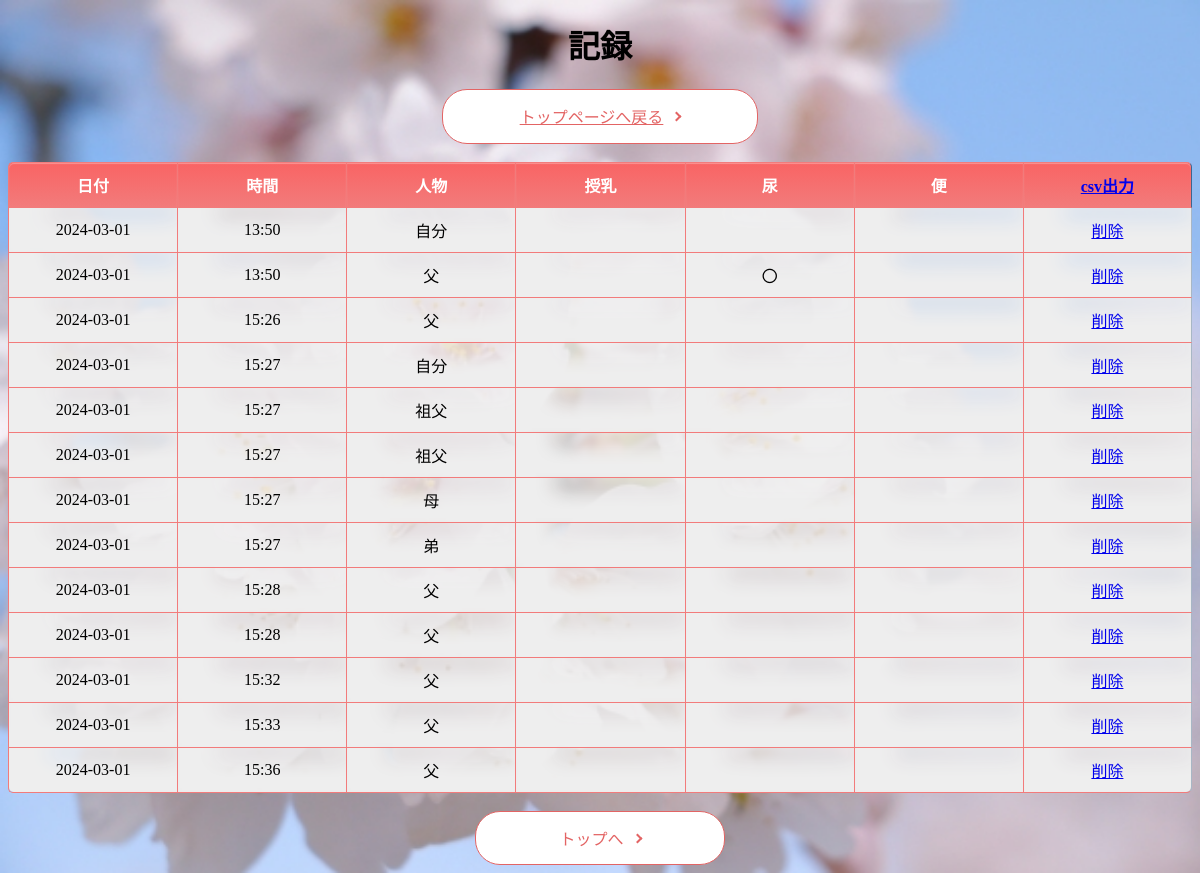
Page /list on the committed database.
### tables this page shows
CREATE TABLE POST (        ID INTEGER PRIMARY KEY AUTOINCREMENT,         USER TEXT,         URINE TEXT,         breastfeeding TEXT,         FLIGHT TEXT,         now TEXT,         DATE TEXT DEFAULT (DATE('now')));

### app.py (the view)
@app.route('/list')
def read_articles():
    db = database.get_db()
    articles = db.execute("SELECT * FROM POST")
    return render_template('list.html', articles=articles)

### database.py (called while the page is built)
def get_db():
    if 'db' not in g:
        g.db = sqlite3.connect('memo.db')
        g.db.row_factory = sqlite3.Row
    return g.db

### templates/list.html (shortened to what this page needs)
{% extends 'base.html' %}
{% block content %}
    <h1 style="text-align: center;">記録</h1>
    <div style="text-align: center;">
        <a href="/" class="button-29">トップページへ戻る</a>
    </div>
    <br>
    <table>
        <thead>
            <tr>
                <th>日付</th>
                <th>時間</th>
                <th>人物</th>
                <th>授乳</th>
                <th>尿</th>
                <th>便</th>
                <th><a href="/result">csv出力</a></th>
            </tr>
        </thead>
        <tbody>
            {% for article in articles %}
                <tr>
                    <td>{{ article['DATE'] }}</td>
                    <td>{{ article['now'] }}</td>
                    <td>{{ article['USER'] }}</td>
                    <td>{{ article['breastfeeding'] }}</td>
                    <td>{{ article['URINE'] }}</td>
                    <td>{{ article['FLIGHT'] }}</td>
                    <td>
                        <a href="{{ url_for('delete_article', id=article['ID']) }}">削除</a>
                    </td>
                </tr>
            {% endfor %}
        </tbody>
    </table>
    <br>
    <div >
        <button type="button" class="button-29" id="btn">トップへ</button>
      </div>
{% endblock %}

### static/style.css (style rules this page uses)
table { width: 100%; border-collapse:separate; border-spacing: 0; }
table th:first-child { border-radius: 5px 0 0 0; }
table th:last-child { border-radius: 0 5px 0 0; border-right: 1px solid #3c6690; }
table th { text-align: center; color:white; background: linear-gradient(#f96464,#f27b7b); border-left: 1px solid #f27b7b; border-top: 1px solid #f27b7b; border-bottom: 1px solid #f27b7b; box-shadow: 0px 1px 1px rgba(255,255,255,0.3) inset; width: 8%; padding: 10px 0; }
table td { text-align: center; border-left: 1px solid #f27b7b; border-bottom: 1px solid #f27b7b; border-top:none; box-shadow: 20px -17px 20px 20px #eee inset; width: 8%; padding: 10px 0; }
table td:last-child { border-right: 1px solid #a8b7c5; }
table tr:last-child td:first-child { border-radius: 0 0 0 5px; }
table tr:last-child td:last-child { border-radius: 0 0 5px 0; }
.button-29 { display: flex; justify-content: center; align-items: center; position: relative; width: 250px; margin:0 auto; padding: .9em 2em; overflow: hidden; border: 1px solid #e36464; border-radius: 25px; background-color: #fff; color: #e36464; font-size: 1em; }
.button-29::before { position: absolute; top: 0; left: 0; z-index: -1; width: 0; height: 100%; background-color: #e36464; content: ''; transition: width .3s ease; }
.button-29::after { transform: rotate(45deg); width: 5px; height: 5px; margin-left: 10px; border-top: 2px solid #e36464; border-right: 2px solid #e36464; content: ''; }

### rows in the picture
POST: DATE "2024-03-01", now "13:50", USER "自分"
POST: DATE "2024-03-01", now "13:50", USER "父", URINE "〇"
POST: DATE "2024-03-01", now "15:26", USER "父"
POST: DATE "2024-03-01", now "15:27", USER "自分"
POST: DATE "2024-03-01", now "15:27", USER "祖父"
POST: DATE "2024-03-01", now "15:27", USER "祖父"
POST: DATE "2024-03-01", now "15:27", USER "母"
POST: DATE "2024-03-01", now "15:27", USER "弟"
POST: DATE "2024-03-01", now "15:28", USER "父"
POST: DATE "2024-03-01", now "15:28", USER "父"
POST: DATE "2024-03-01", now "15:32", USER "父"
POST: DATE "2024-03-01", now "15:33", USER "父"
POST: DATE "2024-03-01", now "15:36", USER "父"
